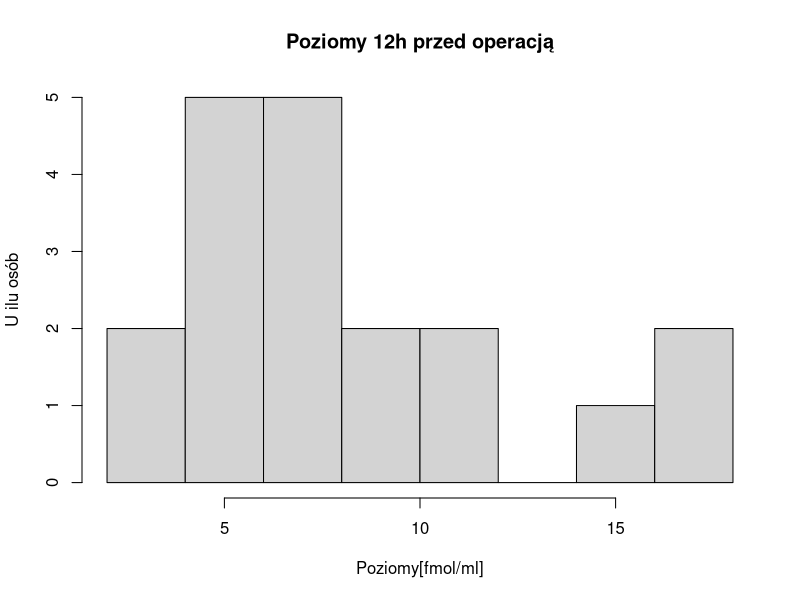
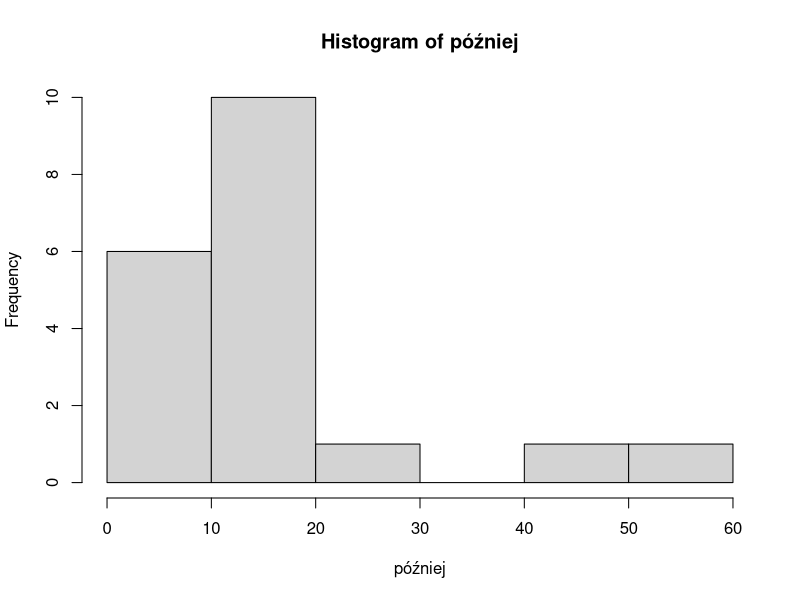
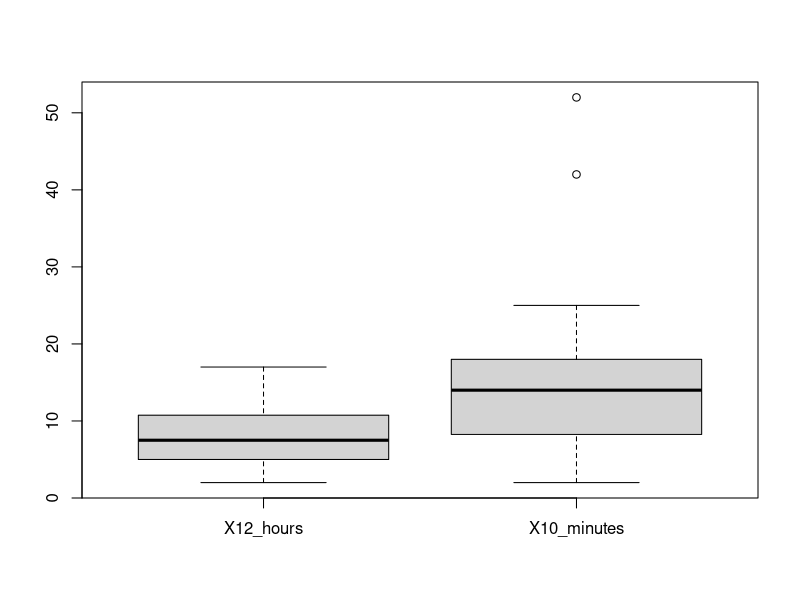
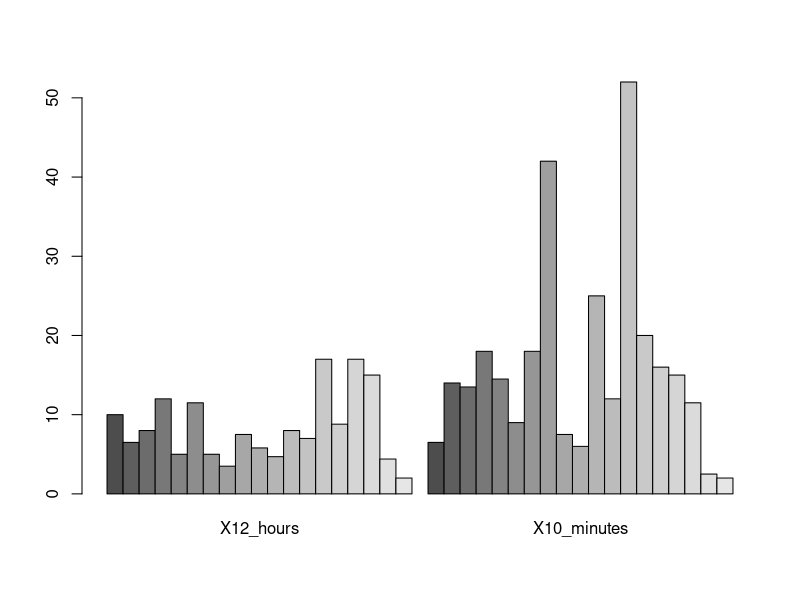

Write R code to recreate these figures, in order. (Note: this script raises an error after producing the figures.)
## ---- chunk 1
zad1 <- read.csv("Dane/hoaglin1983.csv")
wcześniej <- zad1[,"X12_hours"]
później <- zad1[,"X10_minutes"]
hist(wcześniej, main = "Poziomy 12h przed operacją", xlab = "Poziomy[fmol/ml]", ylab = "U ilu osób")
hist(później)
?hist
?plot
## ---- chunk 2
boxplot(zad1)
macierz <- data.matrix(zad1)
barplot(macierz, beside = T)
?barplot
## ---- chunk 3

dane <- read.csv("Dane/hoaglin1983.csv")
noweDane <- transmute(dane, różnica = X12_hours - X10_minutes)

różnica <- as.integer(as.vector(noweDane[,"różnica"]))


#histogram z surowymi wartościami - ten histogram jest tym z zadania
hist(różnica,
     main = "Różnica",
     xlab = "Różnica 12h przed i 10min przed operacją",
     ylab = "Częstość różnicy",
     breaks = seq(min(różnica), max(różnica)),
     freq = T,
     xlim = c(min(różnica)-5, max(różnica) + 5),
     )


#histogram z wartościami bezwzględnymi
różnica <- abs(as.integer(as.vector(noweDane[,"różnica"])))
hist(różnica,
     main = "Różnica",
     xlab = "Różnica 12h przed i 10min przed operacją",
     ylab = "Częstość różnicy",
     breaks = seq(min(różnica), max(różnica)),
     freq = T,
     xlim = c(min(różnica)-5, max(różnica) + 5),
     )

#obliczanie średnich
mean(różnica)
nowaRóżnica <- sort(różnica)
nowaRóżnica <- nowaRóżnica[3:length(różnica)]
mean(nowaRóżnica)
## ---- chunk 4

dane <- read.csv("Dane/weinberg1986.csv")
  
daneDoWyświetlenia <- dane %>% 
  group_by(Smoking, Cycles) %>%
  summarise(n = n())

ggplot(daneDoWyświetlenia, aes(fill=Cycles, y=n, x=Smoking)) + 
    geom_bar(position="fill", stat="identity")
